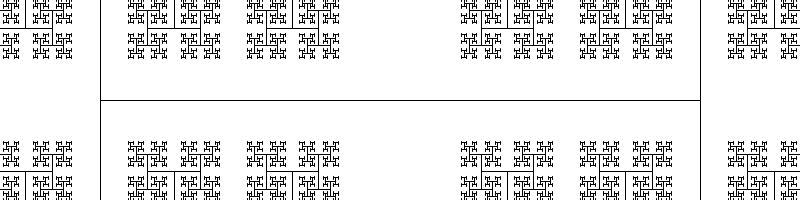
Frame 1 (no input)
Frame 2 (the mouse pressed at the canvas centre, redrawn once): identical to frame 1, image omitted

The Processing sketch that drew this single still picture (run headless with seeded random() and noise(); the mouse was pressed at the canvas centre and the sketch redrawn once):

// Processing sketch: Exercise_8_01_RecursionLines
// ── Exercise_8_01_RecursionLines.pde
// The Nature of Code
// Daniel Shiffman
// http://natureofcode.com

// Simple Recursion

void setup() {
  size(800, 200);  
}

void draw() {
  background(255);
  drawLines(100,100,700,100);
  noLoop();
}

void drawLines(float x1, float y1, float x2, float y2) {
  
  line(x1,y1,x2,y2);
  
  float dx = x2-x1;
  float dy = y2-y1;
  
  //println(dx + " " + dy);
  
  if (dx == 0 && dy > 4) {
    //println(dy);
    drawLines(x1-dy/3,y1,x1+dy/3,y1);
    drawLines(x1-dy/3,y2,x1+dy/3,y2);
  } else if (dy == 0 && dx > 4) {
    //println(dx);
    drawLines(x1,y1-dx/3,x1,y1+dx/3);
    drawLines(x2,y1-dx/3,x2,y1+dx/3);
  }
}
